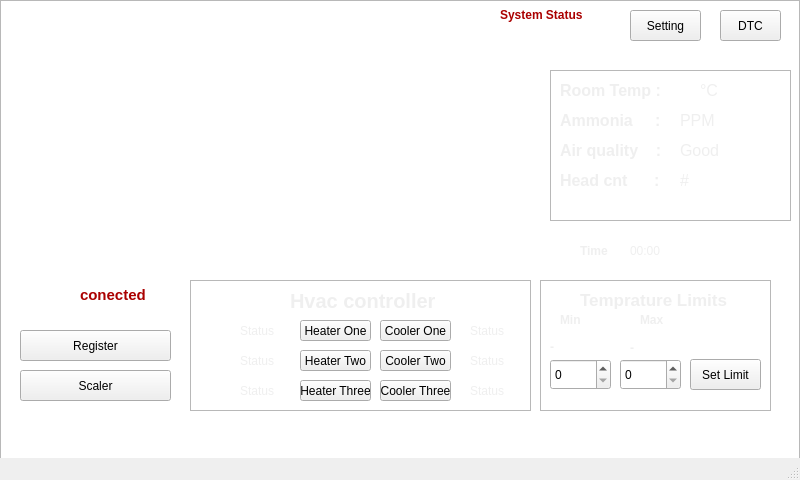
<?xml version="1.0" encoding="UTF-8"?>
<ui version="4.0">
 <class>MainWindow</class>
 <widget class="QMainWindow" name="MainWindow">
  <property name="geometry">
   <rect>
    <x>0</x>
    <y>0</y>
    <width>800</width>
    <height>480</height>
   </rect>
  </property>
  <property name="minimumSize">
   <size>
    <width>800</width>
    <height>480</height>
   </size>
  </property>
  <property name="maximumSize">
   <size>
    <width>800</width>
    <height>480</height>
   </size>
  </property>
  <property name="windowTitle">
   <string>MainWindow</string>
  </property>
  <property name="autoFillBackground">
   <bool>true</bool>
  </property>
  <property name="styleSheet">
   <string notr="true"/>
  </property>
  <property name="unifiedTitleAndToolBarOnMac">
   <bool>false</bool>
  </property>
  <widget class="QWidget" name="centralWidget">
   <widget class="QPushButton" name="setting">
    <property name="geometry">
     <rect>
      <x>630</x>
      <y>10</y>
      <width>71</width>
      <height>31</height>
     </rect>
    </property>
    <property name="text">
     <string>Setting</string>
    </property>
   </widget>
   <widget class="QPushButton" name="register_2">
    <property name="geometry">
     <rect>
      <x>20</x>
      <y>330</y>
      <width>151</width>
      <height>31</height>
     </rect>
    </property>
    <property name="text">
     <string>Register</string>
    </property>
   </widget>
   <widget class="QFrame" name="frame">
    <property name="geometry">
     <rect>
      <x>190</x>
      <y>280</y>
      <width>341</width>
      <height>131</height>
     </rect>
    </property>
    <property name="styleSheet">
     <string notr="true"/>
    </property>
    <property name="frameShape">
     <enum>QFrame::StyledPanel</enum>
    </property>
    <property name="frameShadow">
     <enum>QFrame::Raised</enum>
    </property>
    <widget class="QLabel" name="label_2">
     <property name="geometry">
      <rect>
       <x>100</x>
       <y>10</y>
       <width>191</width>
       <height>21</height>
      </rect>
     </property>
     <property name="font">
      <font>
       <pointsize>15</pointsize>
       <weight>75</weight>
       <bold>true</bold>
      </font>
     </property>
     <property name="styleSheet">
      <string notr="true">color: rgb(239, 239, 239);</string>
     </property>
     <property name="text">
      <string>Hvac controller</string>
     </property>
    </widget>
    <widget class="QPushButton" name="ht1_B">
     <property name="geometry">
      <rect>
       <x>110</x>
       <y>40</y>
       <width>71</width>
       <height>21</height>
      </rect>
     </property>
     <property name="font">
      <font>
       <pointsize>9</pointsize>
      </font>
     </property>
     <property name="text">
      <string>Heater One</string>
     </property>
    </widget>
    <widget class="QPushButton" name="ht2_B">
     <property name="geometry">
      <rect>
       <x>110</x>
       <y>70</y>
       <width>71</width>
       <height>21</height>
      </rect>
     </property>
     <property name="font">
      <font>
       <pointsize>9</pointsize>
      </font>
     </property>
     <property name="text">
      <string>Heater Two</string>
     </property>
    </widget>
    <widget class="QPushButton" name="ht3_B">
     <property name="geometry">
      <rect>
       <x>110</x>
       <y>100</y>
       <width>71</width>
       <height>21</height>
      </rect>
     </property>
     <property name="font">
      <font>
       <pointsize>9</pointsize>
      </font>
     </property>
     <property name="text">
      <string>Heater Three</string>
     </property>
    </widget>
    <widget class="QPushButton" name="co1_B">
     <property name="geometry">
      <rect>
       <x>190</x>
       <y>40</y>
       <width>71</width>
       <height>21</height>
      </rect>
     </property>
     <property name="font">
      <font>
       <pointsize>9</pointsize>
      </font>
     </property>
     <property name="text">
      <string>Cooler One</string>
     </property>
    </widget>
    <widget class="QPushButton" name="co2_B">
     <property name="geometry">
      <rect>
       <x>190</x>
       <y>70</y>
       <width>71</width>
       <height>21</height>
      </rect>
     </property>
     <property name="font">
      <font>
       <pointsize>9</pointsize>
      </font>
     </property>
     <property name="text">
      <string>Cooler Two</string>
     </property>
    </widget>
    <widget class="QPushButton" name="co3_B">
     <property name="geometry">
      <rect>
       <x>190</x>
       <y>100</y>
       <width>71</width>
       <height>21</height>
      </rect>
     </property>
     <property name="font">
      <font>
       <pointsize>9</pointsize>
      </font>
     </property>
     <property name="text">
      <string>Cooler Three</string>
     </property>
    </widget>
    <widget class="QLabel" name="heater_1_sts">
     <property name="geometry">
      <rect>
       <x>50</x>
       <y>40</y>
       <width>68</width>
       <height>22</height>
      </rect>
     </property>
     <property name="styleSheet">
      <string notr="true">color: rgb(239, 239, 239);</string>
     </property>
     <property name="text">
      <string>Status</string>
     </property>
    </widget>
    <widget class="QLabel" name="heater_2_sts">
     <property name="geometry">
      <rect>
       <x>50</x>
       <y>70</y>
       <width>68</width>
       <height>22</height>
      </rect>
     </property>
     <property name="styleSheet">
      <string notr="true">color: rgb(239, 239, 239);</string>
     </property>
     <property name="text">
      <string>Status</string>
     </property>
    </widget>
    <widget class="QLabel" name="heater_3_sts">
     <property name="geometry">
      <rect>
       <x>50</x>
       <y>100</y>
       <width>68</width>
       <height>22</height>
      </rect>
     </property>
     <property name="styleSheet">
      <string notr="true">color: rgb(239, 239, 239);</string>
     </property>
     <property name="text">
      <string>Status</string>
     </property>
    </widget>
    <widget class="QLabel" name="cooler_1_sts">
     <property name="geometry">
      <rect>
       <x>280</x>
       <y>40</y>
       <width>51</width>
       <height>22</height>
      </rect>
     </property>
     <property name="styleSheet">
      <string notr="true">color: rgb(239, 239, 239);</string>
     </property>
     <property name="text">
      <string>Status</string>
     </property>
    </widget>
    <widget class="QLabel" name="cooler_2_sts">
     <property name="geometry">
      <rect>
       <x>280</x>
       <y>70</y>
       <width>51</width>
       <height>22</height>
      </rect>
     </property>
     <property name="styleSheet">
      <string notr="true">color: rgb(239, 239, 239);</string>
     </property>
     <property name="text">
      <string>Status</string>
     </property>
    </widget>
    <widget class="QLabel" name="cooler_3_sts">
     <property name="geometry">
      <rect>
       <x>280</x>
       <y>100</y>
       <width>51</width>
       <height>22</height>
      </rect>
     </property>
     <property name="styleSheet">
      <string notr="true">color: rgb(239, 239, 239);</string>
     </property>
     <property name="text">
      <string>Status</string>
     </property>
    </widget>
   </widget>
   <widget class="temp_plot" name="temp_plot" native="true">
    <property name="geometry">
     <rect>
      <x>10</x>
      <y>50</y>
      <width>531</width>
      <height>211</height>
     </rect>
    </property>
    <property name="styleSheet">
     <string notr="true">border-color: rgb(34, 40, 93);</string>
    </property>
   </widget>
   <widget class="QFrame" name="frame_2">
    <property name="geometry">
     <rect>
      <x>540</x>
      <y>280</y>
      <width>231</width>
      <height>131</height>
     </rect>
    </property>
    <property name="styleSheet">
     <string notr="true"/>
    </property>
    <property name="frameShape">
     <enum>QFrame::StyledPanel</enum>
    </property>
    <property name="frameShadow">
     <enum>QFrame::Raised</enum>
    </property>
    <widget class="QLabel" name="label_4">
     <property name="geometry">
      <rect>
       <x>40</x>
       <y>10</y>
       <width>151</width>
       <height>20</height>
      </rect>
     </property>
     <property name="font">
      <font>
       <pointsize>13</pointsize>
       <weight>75</weight>
       <bold>true</bold>
      </font>
     </property>
     <property name="styleSheet">
      <string notr="true">color: rgb(239, 239, 239);</string>
     </property>
     <property name="text">
      <string>Temprature Limits</string>
     </property>
    </widget>
    <widget class="QSpinBox" name="Min_Box">
     <property name="geometry">
      <rect>
       <x>10</x>
       <y>79</y>
       <width>61</width>
       <height>31</height>
      </rect>
     </property>
    </widget>
    <widget class="QSpinBox" name="Max_Box">
     <property name="geometry">
      <rect>
       <x>80</x>
       <y>79</y>
       <width>61</width>
       <height>31</height>
      </rect>
     </property>
    </widget>
    <widget class="QLabel" name="label_7">
     <property name="geometry">
      <rect>
       <x>20</x>
       <y>32</y>
       <width>55</width>
       <height>16</height>
      </rect>
     </property>
     <property name="font">
      <font>
       <weight>75</weight>
       <bold>true</bold>
      </font>
     </property>
     <property name="styleSheet">
      <string notr="true">color: rgb(239, 239, 239);</string>
     </property>
     <property name="text">
      <string>Min</string>
     </property>
    </widget>
    <widget class="QLabel" name="label_8">
     <property name="geometry">
      <rect>
       <x>100</x>
       <y>32</y>
       <width>55</width>
       <height>16</height>
      </rect>
     </property>
     <property name="font">
      <font>
       <weight>75</weight>
       <bold>true</bold>
      </font>
     </property>
     <property name="styleSheet">
      <string notr="true">color: rgb(239, 239, 239);</string>
     </property>
     <property name="text">
      <string>Max</string>
     </property>
    </widget>
    <widget class="QLabel" name="label_9">
     <property name="geometry">
      <rect>
       <x>10</x>
       <y>59</y>
       <width>55</width>
       <height>16</height>
      </rect>
     </property>
     <property name="font">
      <font>
       <weight>75</weight>
       <bold>true</bold>
      </font>
     </property>
     <property name="styleSheet">
      <string notr="true">color: rgb(239, 239, 239);</string>
     </property>
     <property name="text">
      <string>-</string>
     </property>
    </widget>
    <widget class="QLabel" name="label_10">
     <property name="geometry">
      <rect>
       <x>90</x>
       <y>60</y>
       <width>55</width>
       <height>16</height>
      </rect>
     </property>
     <property name="font">
      <font>
       <weight>75</weight>
       <bold>true</bold>
      </font>
     </property>
     <property name="styleSheet">
      <string notr="true">color: rgb(239, 239, 239);</string>
     </property>
     <property name="text">
      <string>-</string>
     </property>
    </widget>
    <widget class="QPushButton" name="Set_Limit">
     <property name="geometry">
      <rect>
       <x>150</x>
       <y>79</y>
       <width>71</width>
       <height>31</height>
      </rect>
     </property>
     <property name="text">
      <string>Set Limit</string>
     </property>
    </widget>
   </widget>
   <widget class="QPushButton" name="DTC">
    <property name="geometry">
     <rect>
      <x>720</x>
      <y>10</y>
      <width>61</width>
      <height>31</height>
     </rect>
    </property>
    <property name="text">
     <string>DTC</string>
    </property>
   </widget>
   <widget class="QLabel" name="message">
    <property name="geometry">
     <rect>
      <x>80</x>
      <y>280</y>
      <width>101</width>
      <height>31</height>
     </rect>
    </property>
    <property name="font">
     <font>
      <pointsize>11</pointsize>
      <weight>75</weight>
      <bold>true</bold>
     </font>
    </property>
    <property name="autoFillBackground">
     <bool>false</bool>
    </property>
    <property name="styleSheet">
     <string notr="true">color: rgb(255, 255, 255);</string>
    </property>
    <property name="text">
     <string>&lt;html&gt;&lt;head/&gt;&lt;body&gt;&lt;p&gt;&lt;span style=&quot; color:#aa0000;&quot;&gt;conected&lt;/span&gt;&lt;/p&gt;&lt;/body&gt;&lt;/html&gt;</string>
    </property>
   </widget>
   <widget class="QFrame" name="frame_3">
    <property name="geometry">
     <rect>
      <x>550</x>
      <y>70</y>
      <width>241</width>
      <height>151</height>
     </rect>
    </property>
    <property name="styleSheet">
     <string notr="true"/>
    </property>
    <property name="frameShape">
     <enum>QFrame::StyledPanel</enum>
    </property>
    <property name="frameShadow">
     <enum>QFrame::Raised</enum>
    </property>
    <widget class="QLabel" name="label_3">
     <property name="geometry">
      <rect>
       <x>10</x>
       <y>10</y>
       <width>131</width>
       <height>21</height>
      </rect>
     </property>
     <property name="font">
      <font>
       <pointsize>12</pointsize>
       <weight>75</weight>
       <bold>true</bold>
      </font>
     </property>
     <property name="styleSheet">
      <string notr="true">color: rgb(239, 239, 239);</string>
     </property>
     <property name="text">
      <string>Room Temp :</string>
     </property>
    </widget>
    <widget class="QLabel" name="label_5">
     <property name="geometry">
      <rect>
       <x>10</x>
       <y>40</y>
       <width>131</width>
       <height>21</height>
      </rect>
     </property>
     <property name="font">
      <font>
       <pointsize>12</pointsize>
       <weight>75</weight>
       <bold>true</bold>
      </font>
     </property>
     <property name="styleSheet">
      <string notr="true">color: rgb(239, 239, 239);</string>
     </property>
     <property name="text">
      <string>Ammonia     :</string>
     </property>
    </widget>
    <widget class="QLabel" name="label_6">
     <property name="geometry">
      <rect>
       <x>10</x>
       <y>70</y>
       <width>111</width>
       <height>21</height>
      </rect>
     </property>
     <property name="font">
      <font>
       <pointsize>12</pointsize>
       <weight>75</weight>
       <bold>true</bold>
      </font>
     </property>
     <property name="styleSheet">
      <string notr="true">color: rgb(239, 239, 239);</string>
     </property>
     <property name="text">
      <string>Air quality    :</string>
     </property>
    </widget>
    <widget class="QLabel" name="Temp">
     <property name="geometry">
      <rect>
       <x>150</x>
       <y>10</y>
       <width>81</width>
       <height>21</height>
      </rect>
     </property>
     <property name="font">
      <font>
       <pointsize>12</pointsize>
      </font>
     </property>
     <property name="styleSheet">
      <string notr="true">color: rgb(239, 239, 239);</string>
     </property>
     <property name="text">
      <string>°C</string>
     </property>
    </widget>
    <widget class="QLabel" name="Ammonia">
     <property name="geometry">
      <rect>
       <x>130</x>
       <y>40</y>
       <width>91</width>
       <height>21</height>
      </rect>
     </property>
     <property name="font">
      <font>
       <pointsize>12</pointsize>
      </font>
     </property>
     <property name="styleSheet">
      <string notr="true">color: rgb(239, 239, 239);</string>
     </property>
     <property name="text">
      <string>PPM</string>
     </property>
    </widget>
    <widget class="QLabel" name="Air">
     <property name="geometry">
      <rect>
       <x>130</x>
       <y>70</y>
       <width>101</width>
       <height>21</height>
      </rect>
     </property>
     <property name="font">
      <font>
       <pointsize>12</pointsize>
      </font>
     </property>
     <property name="styleSheet">
      <string notr="true">color: rgb(239, 239, 239);</string>
     </property>
     <property name="text">
      <string>Good</string>
     </property>
    </widget>
    <widget class="QLabel" name="lable_head">
     <property name="geometry">
      <rect>
       <x>10</x>
       <y>100</y>
       <width>101</width>
       <height>21</height>
      </rect>
     </property>
     <property name="font">
      <font>
       <pointsize>12</pointsize>
       <weight>75</weight>
       <bold>true</bold>
      </font>
     </property>
     <property name="styleSheet">
      <string notr="true">color: rgb(239, 239, 239);</string>
     </property>
     <property name="text">
      <string>Head cnt      :</string>
     </property>
    </widget>
    <widget class="QLabel" name="Head_count">
     <property name="geometry">
      <rect>
       <x>130</x>
       <y>100</y>
       <width>91</width>
       <height>21</height>
      </rect>
     </property>
     <property name="font">
      <font>
       <pointsize>12</pointsize>
      </font>
     </property>
     <property name="styleSheet">
      <string notr="true">color: rgb(239, 239, 239);</string>
     </property>
     <property name="text">
      <string>#</string>
     </property>
    </widget>
    <widget class="QLabel" name="Head_count_2">
     <property name="geometry">
      <rect>
       <x>10</x>
       <y>10</y>
       <width>21</width>
       <height>21</height>
      </rect>
     </property>
     <property name="font">
      <font>
       <pointsize>12</pointsize>
      </font>
     </property>
     <property name="text">
      <string/>
     </property>
     <property name="pixmap">
      <pixmap>../../temp.png</pixmap>
     </property>
     <property name="scaledContents">
      <bool>true</bool>
     </property>
    </widget>
    <widget class="QLabel" name="Head_count_3">
     <property name="geometry">
      <rect>
       <x>10</x>
       <y>40</y>
       <width>21</width>
       <height>21</height>
      </rect>
     </property>
     <property name="font">
      <font>
       <pointsize>12</pointsize>
      </font>
     </property>
     <property name="text">
      <string/>
     </property>
     <property name="pixmap">
      <pixmap>../../ammonia.png</pixmap>
     </property>
     <property name="scaledContents">
      <bool>true</bool>
     </property>
    </widget>
    <widget class="QLabel" name="Head_count_4">
     <property name="geometry">
      <rect>
       <x>10</x>
       <y>70</y>
       <width>21</width>
       <height>21</height>
      </rect>
     </property>
     <property name="font">
      <font>
       <pointsize>12</pointsize>
      </font>
     </property>
     <property name="text">
      <string/>
     </property>
     <property name="pixmap">
      <pixmap>../../air.jpeg</pixmap>
     </property>
     <property name="scaledContents">
      <bool>true</bool>
     </property>
    </widget>
    <widget class="QLabel" name="Head_count_5">
     <property name="geometry">
      <rect>
       <x>10</x>
       <y>100</y>
       <width>21</width>
       <height>31</height>
      </rect>
     </property>
     <property name="font">
      <font>
       <pointsize>12</pointsize>
      </font>
     </property>
     <property name="text">
      <string/>
     </property>
     <property name="pixmap">
      <pixmap>../../hen.jpeg</pixmap>
     </property>
     <property name="scaledContents">
      <bool>true</bool>
     </property>
    </widget>
   </widget>
   <widget class="QLabel" name="label_12">
    <property name="geometry">
     <rect>
      <x>580</x>
      <y>240</y>
      <width>68</width>
      <height>22</height>
     </rect>
    </property>
    <property name="font">
     <font>
      <weight>75</weight>
      <bold>true</bold>
     </font>
    </property>
    <property name="styleSheet">
     <string notr="true">color: rgb(239, 239, 239);</string>
    </property>
    <property name="text">
     <string>Time</string>
    </property>
   </widget>
   <widget class="QLabel" name="Time_L">
    <property name="geometry">
     <rect>
      <x>630</x>
      <y>240</y>
      <width>68</width>
      <height>22</height>
     </rect>
    </property>
    <property name="styleSheet">
     <string notr="true">color: rgb(239, 239, 239);</string>
    </property>
    <property name="text">
     <string>00:00</string>
    </property>
   </widget>
   <widget class="QLabel" name="message_2">
    <property name="geometry">
     <rect>
      <x>500</x>
      <y>0</y>
      <width>121</width>
      <height>31</height>
     </rect>
    </property>
    <property name="font">
     <font>
      <weight>75</weight>
      <bold>true</bold>
     </font>
    </property>
    <property name="autoFillBackground">
     <bool>false</bool>
    </property>
    <property name="styleSheet">
     <string notr="true">color: rgb(239, 239, 239);</string>
    </property>
    <property name="text">
     <string>&lt;html&gt;&lt;head/&gt;&lt;body&gt;&lt;p&gt;&lt;span style=&quot; color:#aa0000;&quot;&gt;System Status&lt;/span&gt;&lt;/p&gt;&lt;/body&gt;&lt;/html&gt;</string>
    </property>
   </widget>
   <widget class="QLabel" name="message_3">
    <property name="geometry">
     <rect>
      <x>20</x>
      <y>270</y>
      <width>41</width>
      <height>31</height>
     </rect>
    </property>
    <property name="font">
     <font>
      <weight>75</weight>
      <bold>true</bold>
     </font>
    </property>
    <property name="autoFillBackground">
     <bool>false</bool>
    </property>
    <property name="text">
     <string/>
    </property>
    <property name="pixmap">
     <pixmap>../../trial/GUI Pic/internet.png</pixmap>
    </property>
    <property name="scaledContents">
     <bool>true</bool>
    </property>
   </widget>
   <widget class="QPushButton" name="Scaler">
    <property name="geometry">
     <rect>
      <x>20</x>
      <y>370</y>
      <width>151</width>
      <height>31</height>
     </rect>
    </property>
    <property name="text">
     <string>Scaler</string>
    </property>
   </widget>
   <widget class="QGraphicsView" name="graphicsView">
    <property name="geometry">
     <rect>
      <x>0</x>
      <y>0</y>
      <width>800</width>
      <height>480</height>
     </rect>
    </property>
    <property name="autoFillBackground">
     <bool>true</bool>
    </property>
    <property name="styleSheet">
     <string notr="true">Background: url(Back.jpeg)</string>
    </property>
   </widget>
   <zorder>graphicsView</zorder>
   <zorder>setting</zorder>
   <zorder>register_2</zorder>
   <zorder>frame</zorder>
   <zorder>frame_2</zorder>
   <zorder>DTC</zorder>
   <zorder>message</zorder>
   <zorder>label_12</zorder>
   <zorder>Time_L</zorder>
   <zorder>message_2</zorder>
   <zorder>message_3</zorder>
   <zorder>Scaler</zorder>
   <zorder>temp_plot</zorder>
   <zorder>frame_3</zorder>
  </widget>
  <widget class="QStatusBar" name="statusBar"/>
 </widget>
 <layoutdefault spacing="6" margin="11"/>
 <customwidgets>
  <customwidget>
   <class>temp_plot</class>
   <extends>QWidget</extends>
   <header location="global">temp_plot.h</header>
   <container>1</container>
  </customwidget>
 </customwidgets>
 <resources/>
 <connections/>
</ui>
